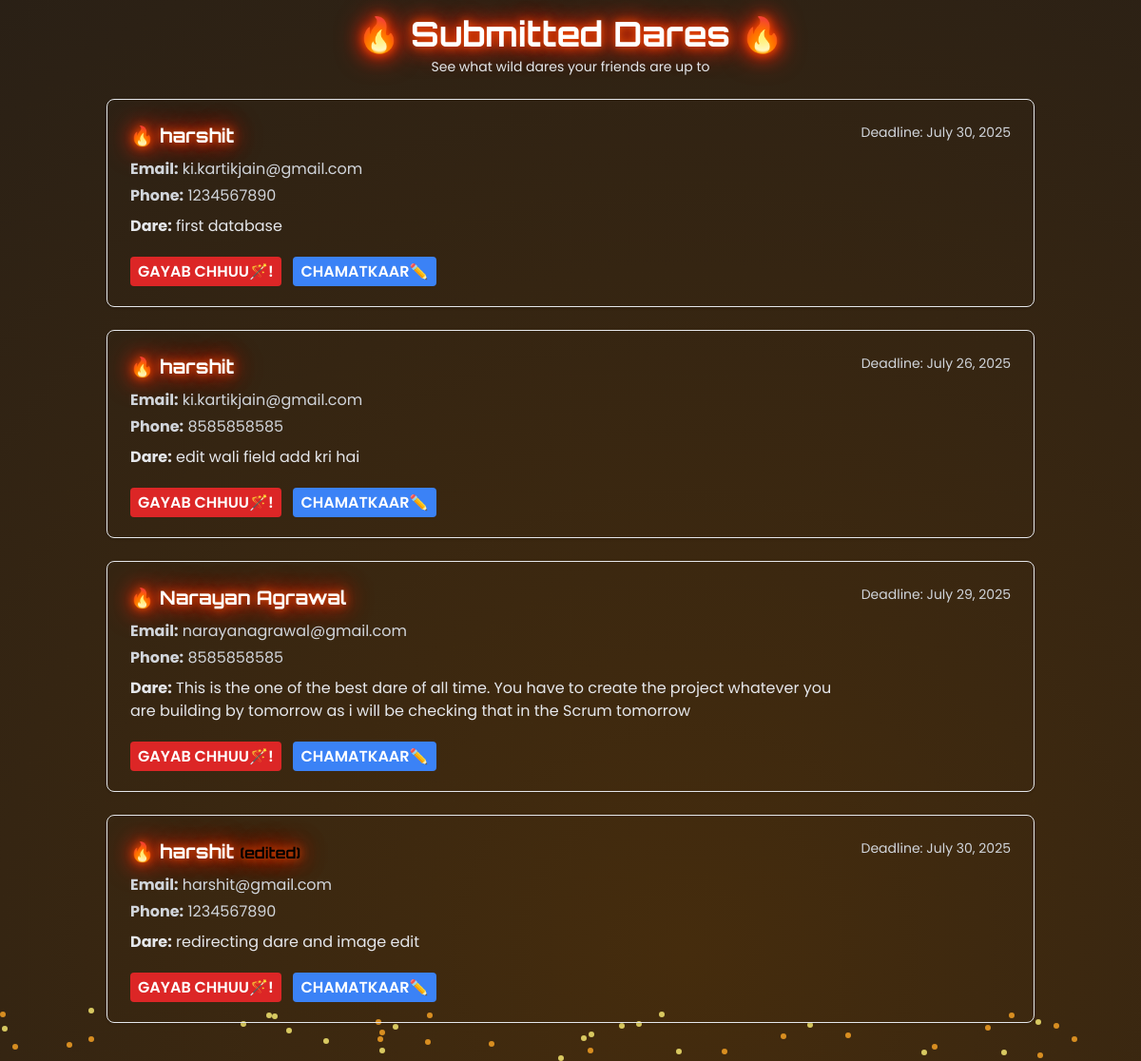
Page /dares/ (signed in) on the committed database.
### home/models.py (models this page shows)
class DareExchange(models.Model):
    user = models.ForeignKey(User, on_delete = models.CASCADE)
    name = models.CharField(max_length=100)
    email = models.CharField(max_length=50)
    phone_number = models.CharField(max_length=10)
    deadline = models.DateField(blank = True,null = True)
    dare_image = models.ImageField(upload_to = "dare_images/", blank = True, null = True)
    is_edited = models.BooleanField(default=False)
    dare = models.TextField()

### home/views.py (the view)
# urls.py: path("dares/", views.dares, name = "dares"),
@login_required
def dares(request):
    dares = DareExchange.objects.filter(user=request.user)
    parameters = {
        "dares": dares
    }
    return render(request, "home/dares.html", parameters)

### templates/home/dares.html (shortened to what this page needs)
<!DOCTYPE html>
<html lang="en">
<head>
  <link href="https://cdn.jsdelivr.net/npm/tailwindcss@2.2.19/dist/tailwind.min.css" rel="stylesheet">
</head>
<body class="min-h-screen p-4 relative">
  <div class="max-w-7xl mx-auto relative z-10">
    <h2 class="text-4xl font-bold text-white text-center mb-1 title-orbitron" style="
  text-shadow: 0 0 10px #ff5500, 0 0 20px #ff2200, 0 0 30px #ff2200;">
      🔥 Submitted Dares 🔥
    </h2>
    <p class="text-center text-gray-200 text-sm">See what wild dares your friends are up to</p>
    <div id="daresContainer" class="p-6 max-w-5xl mx-auto grid gap-6">
      {% for dare in dares %}
      <div
        class="bg-gradient-to-br from-[#1a1a1a]/70 via-[#2b2b2b]/60 to-black/50 rounded-lg shadow hover:shadow-xl transition p-6 flex flex-row justify-between items-start gap-4 backdrop-blur-sm border border-orange-500">
        <div class="flex-1 flex flex-col justify-between">
          <div>
            <h3 class="text-xl dare-name font-bold mb-2" style="
  color: white;
  text-shadow: 0 0 10px #ff5500, 0 0 20px #ff2200, 0 0 30px #ff2200;">
                🔥 {{dare.name}}
              <small class="text-sm-md" style="color: black;">
                {% if dare.is_edited %}
                (edited)
                {% endif %}
              </small>
            </h3>
            <p class="text-gray-300 mb-1"><strong>Email:</strong> {{ dare.email }}</p>
            <p class="text-gray-300 mb-1"><strong>Phone:</strong> {{ dare.phone_number }}</p>
            <p class="text-gray-200 mt-2"><strong>Dare:</strong> {{ dare.dare }}</p>
            <br>
            <a href="{% url 'delete_dare' dare.id %}"
              class="bg-red-600 hover:bg-red-700 text-white font-semibold py-1 px-2 rounded">GAYAB CHHUU🪄!</a>
            <a href="{% url 'edit_dare' dare.id %}"
              class="bg-blue-500 hover:bg-blue-600 text-white font-semibold py-1 px-2 rounded">CHAMATKAAR✏️</a>
          </div>
        </div>
        <div class="flex flex-col items-center">
          <span class="text-sm text-gray-300 mb-2">Deadline: {{ dare.deadline }}</span>
        </div>
      </div>
      {% endfor %}
    </div>
  </div>
</body>
</html>

### templates/home/dares.html (style rules this page uses)
body { font-family: 'Poppins', sans-serif; background: radial-gradient(circle at 20% 30%, #452c0d, #1c1a1a, #090404); background-size: 300% 300%; animation: backgroundMove 10s ease infinite; overflow-x: hidden; }
h2.title-orbitron { font-family: 'Orbitron', sans-serif; }
.dare-name { font-family: 'Orbitron', sans-serif; }

### rows in the picture
DareExchange: name "harshit", email "ki.kartikjain@gmail.com", phone_number "1234567890", dare "first database", deadline "July 30, 2025"
DareExchange: name "harshit", email "ki.kartikjain@gmail.com", phone_number "8585858585", dare "edit wali field add kri hai", deadline "July 26, 2025"
DareExchange: name "Narayan Agrawal", email "narayanagrawal@gmail.com", phone_number "8585858585", dare "This is the one of the best dare of all time. You have to create the project whatever you are building by tomorrow as i will be checking that in the Scrum tomorrow", deadline "July 29, 2025"
DareExchange: name "harshit", is_edited "(edited)", email "harshit@gmail.com", phone_number "1234567890", dare "redirecting dare and image edit", deadline "July 30, 2025"
